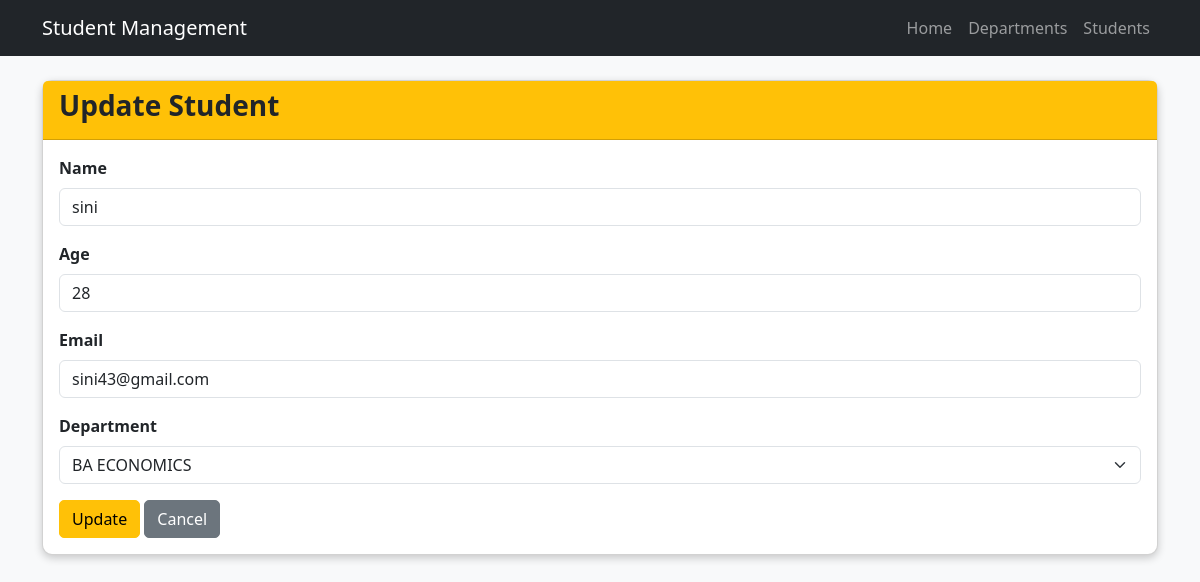
The page /students/update/6/ on the database its author committed.
### student/models.py (models this page shows, shortened)
class Student(models.Model):
    name = models.CharField(max_length=100)
    age = models.IntegerField()
    email = models.EmailField()
    department = models.ForeignKey(
        Department,
        on_delete=models.CASCADE
    )

class Department(models.Model):
    name = models.CharField(max_length=100)

### student/views.py (the view, shortened to what this page needs)
# urls.py: path("students/update/<int:pk>/", views.student_update, name="student_update"),
def student_update(request, pk):
    student = get_object_or_404(Student, pk=pk)
    departments = Department.objects.all()
    return render(request, "student/student_update.html", {
        "student": student,
        "departments": departments
    })

### templates/student/student_update.html (shortened to what this page needs)
{% extends 'base.html' %}
{% block content %}
<div class="card">
    <div class="card-header bg-warning">
        <h3>Update Student</h3>
    </div>
    <div class="card-body">
        <form method="POST">
            <div class="mb-3">
                <label for="name" class="form-label">Name</label>
                <input type="text" class="form-control" id="name" name="name" value="{{ student.name }}" placeholder="Enter student name" required>
            </div>
            <div class="mb-3">
                <label for="age" class="form-label">Age</label>
                <input type="number" class="form-control" id="age" name="age" value="{{ student.age }}" placeholder="Enter student age" required>
            </div>
            <div class="mb-3">
                <label for="email" class="form-label">Email</label>
                <input type="email" class="form-control" id="email" name="email" value="{{ student.email }}" placeholder="Enter student email" required>
            </div>
            <div class="mb-3">
                <label for="department" class="form-label">Department</label>
                <select class="form-select" id="department" name="department" required>
                    {% for dept in departments %}
                        <option value="{{ dept.id }}" {% if dept.id == student.department.id %}selected{% endif %}>
                            {{ dept.name }}
                        </option>
                    {% endfor %}
                </select>
            </div>
            <button type="submit" class="btn btn-warning">
                Update
            </button>
            <a href="{% url 'student_list' %}" class="btn btn-secondary">
                Cancel
            </a>
        </form>
    </div>
</div>
{% endblock %}

### static/css/style.css (style rules this page uses)
body { background-color:#f8f9fa; }
.card { border-radius:10px; box-shadow:0px 3px 8px rgba(0,0,0,.2); }
.btn { border-radius:5px; }
h1,h2,h3 { font-weight:bold; }
form label { font-weight:bold; }
.form-control, .form-select { margin-bottom:15px; }

### rows shown on the page
Student: name "sini", age "28", email "sini43@gmail.com", department "BA ECONOMICS"
